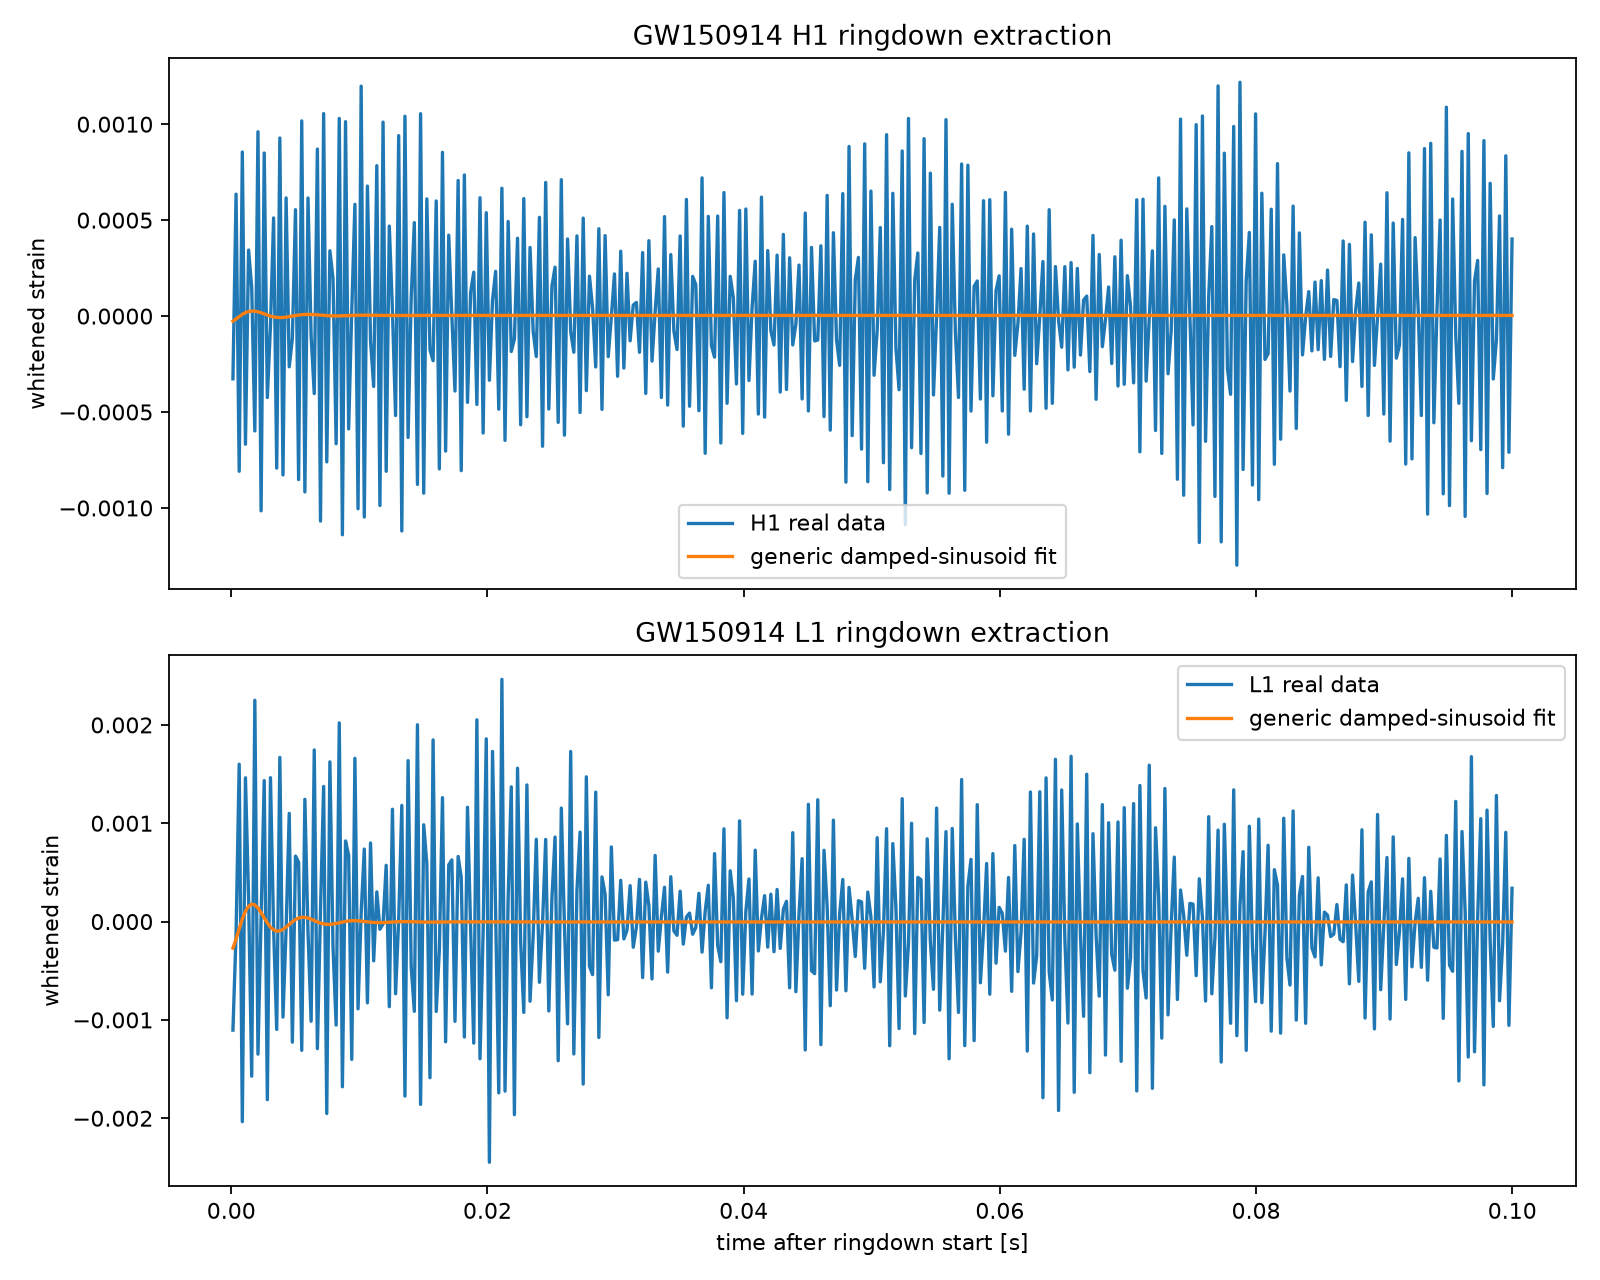

Here is the Python script that generated this plot:
"""
Stage 6.3
GW150914 real-data ringdown extraction

IMPORTANT:
This script does NOT fit the Lambda-model.
It first extracts a generic damped sinusoid from real GW data.

Model:
    h(t) = A * exp(-(t-t0)/tau) * cos(2*pi*f*(t-t0) + phi)

Outputs:
    f_R
    tau
    Q = pi*f_R*tau

This is an observational extraction / control experiment.
No Kerr or Lambda interpretation is imposed here.
"""

import os
import urllib.request

import h5py
import numpy as np
import matplotlib.pyplot as plt

from scipy import signal
from scipy.optimize import least_squares


# ============================================================
# CONFIGURATION
# ============================================================

EVENT_GPS = 1126259462.422
FS = 4096.0

DATA_DIR = "gw150914_data"

H1_URL = (
    "https://gwosc.org/s/events/GW150914/"
    "H-H1_LOSC_4_V1-1126259446-32.hdf5"
)

L1_URL = (
    "https://gwosc.org/s/events/GW150914/"
    "L-L1_LOSC_4_V1-1126259446-32.hdf5"
)

H1_FILE = os.path.join(
    DATA_DIR,
    "H-H1_LOSC_4_V1-1126259446-32.hdf5"
)

L1_FILE = os.path.join(
    DATA_DIR,
    "L-L1_LOSC_4_V1-1126259446-32.hdf5"
)

# Ringdown start relative to merger.
#
# IMPORTANT:
# We deliberately keep this configurable.
# We are NOT choosing it to make Lambda fit.
#
# Start with a conservative range after the peak.
RINGDOWN_START = 0.010

# Analyze this much time after the chosen start.
RINGDOWN_DURATION = 0.100

# Broad GW band.
LOW_FREQ = 20.0
HIGH_FREQ = 500.0


# ============================================================
# DOWNLOAD
# ============================================================

def download_if_missing(url, filename):

    os.makedirs(os.path.dirname(filename), exist_ok=True)

    if os.path.exists(filename):
        print("Already exists:", filename)
        return

    print("Downloading:")
    print(url)

    urllib.request.urlretrieve(url, filename)

    print("Saved:", filename)


# ============================================================
# LOAD GWOSC HDF5
# ============================================================

def load_strain(filename):

    with h5py.File(filename, "r") as f:

        # GWOSC structure:
        # meta/strain
        strain = np.array(f["strain/Strain"])

        gps_start = float(
            f["meta/GPSstart"][()]
        )

        sample_rate = float(
            f["meta/Duration"][()]
        )

        duration = float(
            f["meta/Duration"][()]
        )

        # Some files contain sampling information in metadata.
        # For this GW150914 release we use the documented 4096 Hz.
        fs = FS

    time = gps_start + np.arange(len(strain)) / fs

    return strain, time, fs


# ============================================================
# PREPROCESSING
# ============================================================

def preprocess(strain, fs):

    x = np.asarray(strain, dtype=float)

    # Remove DC / slow drift
    x = signal.detrend(x)

    # Butterworth bandpass
    sos = signal.butter(
        4,
        [LOW_FREQ, HIGH_FREQ],
        btype="bandpass",
        fs=fs,
        output="sos"
    )

    x = signal.sosfiltfilt(sos, x)

    # Whitening using Welch PSD
    freqs, psd = signal.welch(
        x,
        fs=fs,
        nperseg=min(4 * int(fs), len(x)),
        scaling="density"
    )

    # Interpolate PSD to FFT frequencies
    fft_freqs = np.fft.rfftfreq(len(x), 1.0 / fs)

    psd_interp = np.interp(
        fft_freqs,
        freqs,
        psd
    )

    psd_interp = np.maximum(
        psd_interp,
        np.max(psd_interp) * 1e-20
    )

    X = np.fft.rfft(x)

    white = X / np.sqrt(psd_interp)

    y = np.fft.irfft(
        white,
        n=len(x)
    )

    # Normalize
    std = np.std(y)

    if std > 0:
        y /= std

    return y


# ============================================================
# GENERIC RINGDOWN MODEL
# ============================================================

def ringdown_model(t, A, tau, f, phi, offset):

    return (
        A
        * np.exp(-t / tau)
        * np.cos(2.0 * np.pi * f * t + phi)
        + offset
    )


# ============================================================
# FIT
# ============================================================

def fit_ringdown(t, y):

    # Initial values deliberately broad.
    A0 = np.max(np.abs(y))

    tau0 = 0.03
    f0 = 250.0
    phi0 = 0.0
    offset0 = np.mean(y)

    p0 = [
        A0,
        tau0,
        f0,
        phi0,
        offset0
    ]

    lower = [
        -10.0,
        0.003,
        50.0,
        -2.0 * np.pi,
        -10.0
    ]

    upper = [
        10.0,
        1.0,
        500.0,
        2.0 * np.pi,
        10.0
    ]

    def residuals(p):

        return (
            ringdown_model(t, *p) - y
        )

    result = least_squares(
        residuals,
        p0,
        bounds=(lower, upper),
        max_nfev=10000
    )

    A, tau, f, phi, offset = result.x

    Q = np.pi * f * tau

    rms = np.sqrt(
        np.mean(result.fun ** 2)
    )

    return {
        "A": A,
        "tau": tau,
        "f_R": f,
        "phi": phi,
        "offset": offset,
        "Q": Q,
        "rms": rms,
        "success": result.success,
        "cost": result.cost
    }


# ============================================================
# EXTRACT WINDOW
# ============================================================

def extract_window(
    strain,
    time,
    event_gps,
    start,
    duration
):

    t0 = event_gps + start
    t1 = t0 + duration

    mask = (
        (time >= t0)
        &
        (time <= t1)
    )

    tw = time[mask] - t0
    yw = strain[mask]

    return tw, yw


# ============================================================
# MAIN
# ============================================================

def main():

    print("=" * 70)
    print("STAGE 6.3 -- GW150914 REAL-DATA RINGDOWN EXTRACTION")
    print("=" * 70)

    print()
    print("IMPORTANT:")
    print("No Lambda-model fitting is performed.")
    print("No Kerr parameters are imposed.")
    print("The first task is purely observational extraction.")
    print()

    # --------------------------------------------------------
    # Download
    # --------------------------------------------------------

    download_if_missing(
        H1_URL,
        H1_FILE
    )

    download_if_missing(
        L1_URL,
        L1_FILE
    )

    # --------------------------------------------------------
    # Load
    # --------------------------------------------------------

    h1, t1, fs1 = load_strain(H1_FILE)
    l1, t2, fs2 = load_strain(L1_FILE)

    print("H1 samples:", len(h1))
    print("L1 samples:", len(l1))
    print("Sampling rate:", fs1, "Hz")

    # --------------------------------------------------------
    # Preprocess
    # --------------------------------------------------------

    print()
    print("Preprocessing H1...")
    h1p = preprocess(h1, fs1)

    print("Preprocessing L1...")
    l1p = preprocess(l1, fs2)

    # --------------------------------------------------------
    # Extract ringdown
    # --------------------------------------------------------

    t_h1, y_h1 = extract_window(
        h1p,
        t1,
        EVENT_GPS,
        RINGDOWN_START,
        RINGDOWN_DURATION
    )

    t_l1, y_l1 = extract_window(
        l1p,
        t2,
        EVENT_GPS,
        RINGDOWN_START,
        RINGDOWN_DURATION
    )

    print()
    print("Ringdown window:")
    print(
        f"[{RINGDOWN_START:.4f}, "
        f"{RINGDOWN_START + RINGDOWN_DURATION:.4f}] s"
    )

    # --------------------------------------------------------
    # Fit H1
    # --------------------------------------------------------

    print()
    print("Fitting H1...")

    result_h1 = fit_ringdown(
        t_h1,
        y_h1
    )

    print()
    print("H1 RESULT")
    print("-" * 40)

    for key, value in result_h1.items():
        print(f"{key:10s}: {value}")

    # --------------------------------------------------------
    # Fit L1
    # --------------------------------------------------------

    print()
    print("Fitting L1...")

    result_l1 = fit_ringdown(
        t_l1,
        y_l1
    )

    print()
    print("L1 RESULT")
    print("-" * 40)

    for key, value in result_l1.items():
        print(f"{key:10s}: {value}")

    # --------------------------------------------------------
    # Internal consistency
    # --------------------------------------------------------

    print()
    print("=" * 70)
    print("INTERNAL Q CONSISTENCY")
    print("=" * 70)

    for detector, result in [
        ("H1", result_h1),
        ("L1", result_l1)
    ]:

        Q_direct = result["Q"]

        Q_check = (
            np.pi
            * result["f_R"]
            * result["tau"]
        )

        rel_error = abs(
            Q_direct - Q_check
        ) / max(
            abs(Q_direct),
            1e-30
        )

        print(
            f"{detector}: "
            f"Q={Q_direct:.8g}, "
            f"pi*f*tau={Q_check:.8g}, "
            f"relative error={rel_error:.3e}"
        )

    # --------------------------------------------------------
    # Plot
    # --------------------------------------------------------

    fig, axes = plt.subplots(
        2,
        1,
        figsize=(10, 8),
        sharex=True
    )

    axes[0].plot(
        t_h1,
        y_h1,
        label="H1 real data"
    )

    axes[0].plot(
        t_h1,
        ringdown_model(
            t_h1,
            result_h1["A"],
            result_h1["tau"],
            result_h1["f_R"],
            result_h1["phi"],
            result_h1["offset"]
        ),
        label="generic damped-sinusoid fit"
    )

    axes[0].set_ylabel("whitened strain")
    axes[0].set_title(
        "GW150914 H1 ringdown extraction"
    )
    axes[0].legend()

    axes[1].plot(
        t_l1,
        y_l1,
        label="L1 real data"
    )

    axes[1].plot(
        t_l1,
        ringdown_model(
            t_l1,
            result_l1["A"],
            result_l1["tau"],
            result_l1["f_R"],
            result_l1["phi"],
            result_l1["offset"]
        ),
        label="generic damped-sinusoid fit"
    )

    axes[1].set_xlabel("time after ringdown start [s]")
    axes[1].set_ylabel("whitened strain")
    axes[1].set_title(
        "GW150914 L1 ringdown extraction"
    )
    axes[1].legend()

    plt.tight_layout()

    output_plot = (
        "stage6_3_gw150914_ringdown_extraction.png"
    )

    plt.savefig(
        output_plot,
        dpi=160
    )

    plt.close()

    print()
    print("Saved:", output_plot)

    # --------------------------------------------------------
    # Final scientific status
    # --------------------------------------------------------

    print()
    print("=" * 70)
    print("SCIENTIFIC STATUS")
    print("=" * 70)

    print(
        "This run extracts a generic damped mode from real GW data."
    )

    print(
        "It does NOT establish a Lambda-model interpretation."
    )

    print(
        "It does NOT establish a Kerr mapping."
    )

    print(
        "It provides observational parameters for the next comparison."
    )


if __name__ == "__main__":
    main()
